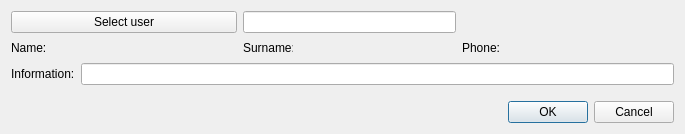
<?xml version="1.0" encoding="UTF-8"?>
<ui version="4.0">
 <class>CreateAccountable</class>
 <widget class="QDialog" name="CreateAccountable">
  <property name="geometry">
   <rect>
    <x>0</x>
    <y>0</y>
    <width>685</width>
    <height>134</height>
   </rect>
  </property>
  <property name="windowTitle">
   <string>Create/Update accountable</string>
  </property>
  <property name="locale">
   <locale language="English" country="UnitedStates"/>
  </property>
  <property name="modal">
   <bool>false</bool>
  </property>
  <layout class="QGridLayout" name="gridLayout">
   <property name="leftMargin">
    <number>11</number>
   </property>
   <property name="topMargin">
    <number>11</number>
   </property>
   <property name="rightMargin">
    <number>11</number>
   </property>
   <property name="bottomMargin">
    <number>11</number>
   </property>
   <item row="2" column="1">
    <widget class="QLabel" name="nameLb">
     <property name="minimumSize">
      <size>
       <width>50</width>
       <height>0</height>
      </size>
     </property>
     <property name="maximumSize">
      <size>
       <width>50</width>
       <height>16777215</height>
      </size>
     </property>
     <property name="text">
      <string>Name:</string>
     </property>
    </widget>
   </item>
   <item row="2" column="5">
    <widget class="QLabel" name="phoneLb">
     <property name="minimumSize">
      <size>
       <width>50</width>
       <height>0</height>
      </size>
     </property>
     <property name="maximumSize">
      <size>
       <width>50</width>
       <height>16777215</height>
      </size>
     </property>
     <property name="text">
      <string>Phone:</string>
     </property>
    </widget>
   </item>
   <item row="12" column="1" colspan="6">
    <layout class="QHBoxLayout" name="horizontalLayout">
     <item>
      <spacer name="horizontalSpacer">
       <property name="orientation">
        <enum>Qt::Horizontal</enum>
       </property>
       <property name="sizeHint" stdset="0">
        <size>
         <width>40</width>
         <height>20</height>
        </size>
       </property>
      </spacer>
     </item>
     <item>
      <widget class="QPushButton" name="okBtn">
       <property name="text">
        <string>OK</string>
       </property>
      </widget>
     </item>
     <item>
      <widget class="QPushButton" name="cancelBtn">
       <property name="text">
        <string>Cancel</string>
       </property>
      </widget>
     </item>
    </layout>
   </item>
   <item row="3" column="1">
    <widget class="QLabel" name="infoLB">
     <property name="text">
      <string>Information:</string>
     </property>
    </widget>
   </item>
   <item row="3" column="2" colspan="5">
    <widget class="QLineEdit" name="infoEdit"/>
   </item>
   <item row="2" column="6">
    <widget class="QLabel" name="phonePh">
     <property name="minimumSize">
      <size>
       <width>100</width>
       <height>0</height>
      </size>
     </property>
     <property name="font">
      <font>
       <family>Times New Roman</family>
       <pointsize>12</pointsize>
       <weight>75</weight>
       <italic>true</italic>
       <bold>true</bold>
      </font>
     </property>
     <property name="text">
      <string/>
     </property>
    </widget>
   </item>
   <item row="1" column="1" colspan="2">
    <widget class="QPushButton" name="userBtn">
     <property name="minimumSize">
      <size>
       <width>150</width>
       <height>0</height>
      </size>
     </property>
     <property name="text">
      <string>Select user</string>
     </property>
    </widget>
   </item>
   <item row="2" column="3">
    <widget class="QLabel" name="surnameLb">
     <property name="minimumSize">
      <size>
       <width>50</width>
       <height>0</height>
      </size>
     </property>
     <property name="maximumSize">
      <size>
       <width>50</width>
       <height>16777215</height>
      </size>
     </property>
     <property name="text">
      <string>Surname:</string>
     </property>
    </widget>
   </item>
   <item row="2" column="2">
    <widget class="QLabel" name="namePh">
     <property name="minimumSize">
      <size>
       <width>100</width>
       <height>0</height>
      </size>
     </property>
     <property name="font">
      <font>
       <family>Times New Roman</family>
       <pointsize>12</pointsize>
       <weight>75</weight>
       <italic>true</italic>
       <bold>true</bold>
      </font>
     </property>
     <property name="text">
      <string/>
     </property>
    </widget>
   </item>
   <item row="2" column="4">
    <widget class="QLabel" name="surnamePh">
     <property name="minimumSize">
      <size>
       <width>100</width>
       <height>0</height>
      </size>
     </property>
     <property name="font">
      <font>
       <family>Times New Roman</family>
       <pointsize>12</pointsize>
       <weight>75</weight>
       <italic>true</italic>
       <bold>true</bold>
      </font>
     </property>
     <property name="text">
      <string/>
     </property>
    </widget>
   </item>
   <item row="1" column="3" colspan="2">
    <widget class="QLineEdit" name="userEdit">
     <property name="toolTip">
      <string>Must not be empty</string>
     </property>
     <property name="readOnly">
      <bool>true</bool>
     </property>
    </widget>
   </item>
   <item row="11" column="1" colspan="6">
    <widget class="QWidget" name="statusWidget" native="true">
     <layout class="QHBoxLayout" name="horizontalLayout_3">
      <property name="spacing">
       <number>9</number>
      </property>
      <property name="leftMargin">
       <number>0</number>
      </property>
      <property name="topMargin">
       <number>0</number>
      </property>
      <property name="rightMargin">
       <number>0</number>
      </property>
      <property name="bottomMargin">
       <number>0</number>
      </property>
     </layout>
    </widget>
   </item>
  </layout>
 </widget>
 <tabstops>
  <tabstop>userBtn</tabstop>
  <tabstop>infoEdit</tabstop>
  <tabstop>okBtn</tabstop>
  <tabstop>cancelBtn</tabstop>
  <tabstop>userEdit</tabstop>
 </tabstops>
 <resources/>
 <connections/>
</ui>
